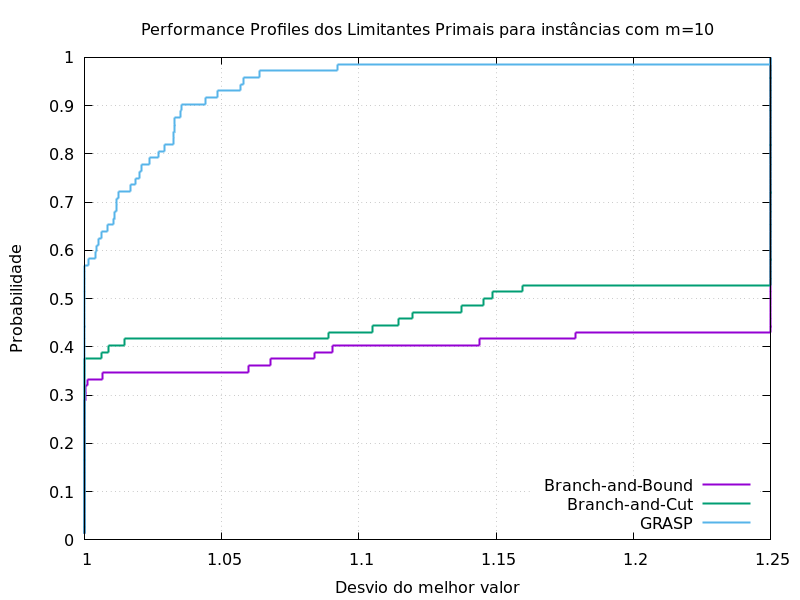

The gnuplot source for this figure:
#! /usr/bin/gnuplot
set terminal pngcairo size 800,600
set grid
set output "10-primal.png"
set title "Performance Profiles dos Limitantes Primais para instâncias com m=10"
set xlabel "Desvio do melhor valor"
set ylabel "Probabilidade"
set key right bottom
plot "10-primal.csv" using 2:1 with steps linewidth 2 title "Branch-and-Bound", "10-primal.csv" using 3:1 with steps linewidth 2 title "Branch-and-Cut", "10-primal.csv" using 4:1 with steps linewidth 2 title "GRASP"
